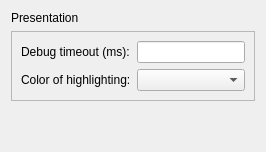
<?xml version="1.0" encoding="UTF-8"?>
<ui version="4.0">
 <class>PreferencesDebuggerPage</class>
 <widget class="QWidget" name="PreferencesDebuggerPage">
  <layout class="QVBoxLayout" name="verticalLayout">
   <item>
    <widget class="QLabel" name="label_16">
     <property name="text">
      <string>Presentation</string>
     </property>
    </widget>
   </item>
   <item>
    <widget class="QFrame" name="frame_7">
     <property name="frameShape">
      <enum>QFrame::StyledPanel</enum>
     </property>
     <property name="frameShadow">
      <enum>QFrame::Raised</enum>
     </property>
     <layout class="QGridLayout" name="gridLayout">
      <item row="0" column="0">
       <widget class="QLabel" name="label_14">
        <property name="text">
         <string>Debug timeout (ms):</string>
        </property>
       </widget>
      </item>
      <item row="0" column="1">
       <widget class="QLineEdit" name="timeoutLineEdit"/>
      </item>
      <item row="1" column="0">
       <widget class="QLabel" name="label_15">
        <property name="text">
         <string>Color of highlighting:</string>
        </property>
       </widget>
      </item>
      <item row="1" column="1">
       <widget class="QComboBox" name="colorComboBox"/>
      </item>
     </layout>
    </widget>
   </item>
   <item>
    <spacer name="verticalSpacer">
     <property name="orientation">
      <enum>Qt::Vertical</enum>
     </property>
     <property name="sizeHint" stdset="0">
      <size>
       <width>20</width>
       <height>40</height>
      </size>
     </property>
    </spacer>
   </item>
  </layout>
 </widget>
 <resources/>
 <connections/>
</ui>
